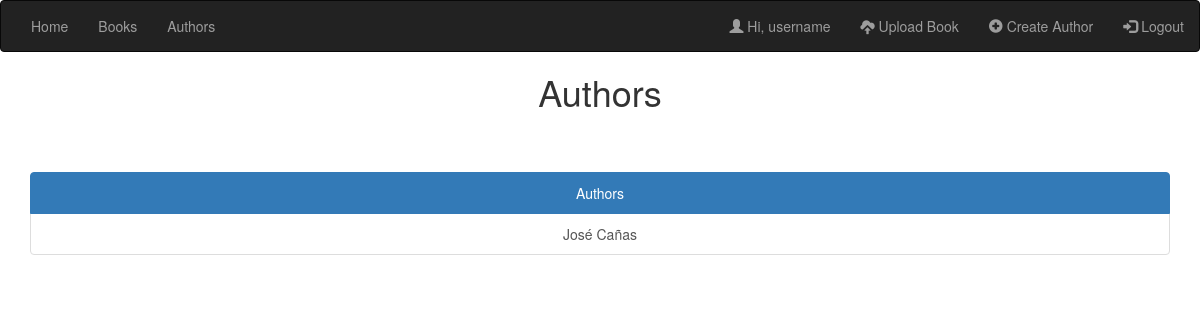
Before: /author/ (signed in) with the older database file.
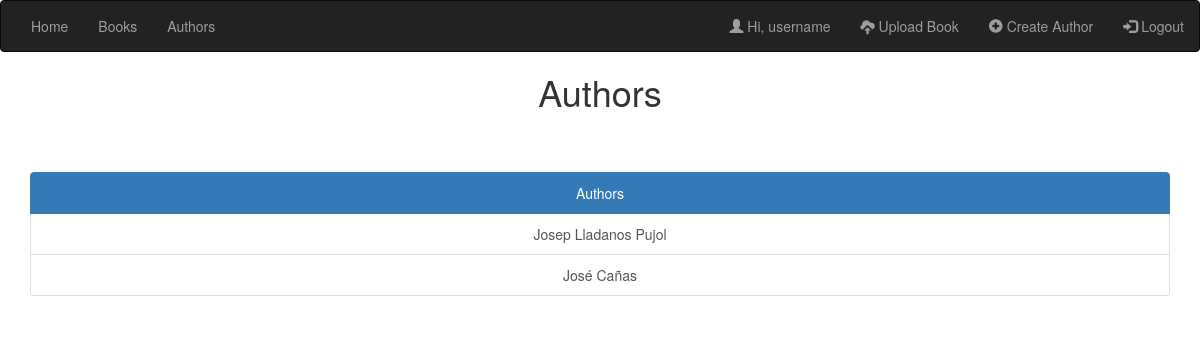
After: the same page with the newer database file.
### catalog/models.py (models this page shows, shortened)
class Author(models.Model):
    first_name = models.CharField(max_length=32)
    second_name = models.CharField(max_length=32)
    native_language = models.ForeignKey(Language, on_delete=models.SET_NULL, null=True,
                                           help_text="Choose a language")
    user = models.ForeignKey(User, default=1, on_delete=models.CASCADE)

### catalog/views.py (the view)
# urls.py: path('author/', views.autores, name='author'),
def autores(request):
    autores = Author.objects.all().order_by('first_name')
    return render(request, 'nav/Autores.html', context={'autores': autores})

### templates/nav/Autores.html (shortened to what this page needs)
{% extends 'generic.html' %}
{% block content %}
     <h1 align="center" style="margin-bottom: 5%">Authors</h1>
        <span vocab="http://schema.org/" typeof="Listitem">
            <div class="container" >
              <div class="list-group" align="center">
                <a href="#" class="list-group-item active">Authors</a>
                {% for i in autores %}
                    <a property="item" typeof="Person" href="{% url 'author_detail' i.pk  %} " class="list-group-item"><span property="name">{{ i.first_name }} {{ i.second_name }}</span></a>
                {% endfor %}
              </div>
            </div>
        </span>
{% endblock %}

Changed rows visible on the page:
added Author: first_name "Josep", second_name "Lladanos Pujol"
